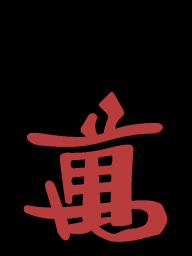
#> input picture assets/ocr_templates/Man1.png, 192 x 256 px
$ python -i ocr_input.py   (imports and definitions only)
#> lines starting #> are read from the running program, lines starting #| are printed output that depends on the picture
### tile_utils.py
# 本程序仅用于立直麻将算法学习研究，禁止用于线上游戏对局辅助。

from __future__ import annotations

from collections.abc import Sequence


SUITS = ("m", "p", "s", "z")
VALID_HAND_TOTALS = frozenset({1, 2, 4, 5, 7, 8, 10, 11, 13, 14})
TILE_NAMES: tuple[str, ...] = tuple(
    [f"{number}m" for number in range(1, 10)]
    + [f"{number}p" for number in range(1, 10)]
    + [f"{number}s" for number in range(1, 10)]
    + [f"{number}z" for number in range(1, 8)]
)
TILE_TO_INDEX = {tile: index for index, tile in enumerate(TILE_NAMES)}
CHINESE_NUMBERS = ("一", "二", "三", "四", "五", "六", "七", "八", "九")
HONOR_NAMES = ("东", "南", "西", "北", "白", "发", "中")


class HandValidationError(ValueError):
    """手牌输入不符合 34 种牌格式时抛出。"""


def tile_name_to_index(tile: str) -> int:
    """把 ``1m`` 形式的牌名转换为 0～33 的索引。"""
    if not isinstance(tile, str):
        raise HandValidationError(f"牌名必须是字符串，收到：{tile!r}")

    normalized = tile.strip().lower()
    if normalized not in TILE_TO_INDEX:
        raise HandValidationError(
            f"无效牌名 {tile!r}；仅支持 1m-9m、1p-9p、1s-9s、1z-7z。"
        )
    return TILE_TO_INDEX[normalized]


# [5 lines left out: function tile_index_to_name, not called in this run]


def tile_name_to_chinese(tile: str) -> str:
    """把内部牌名转换成适合界面展示的中文牌名。"""
    index = tile_name_to_index(tile)
    if index < 9:
        return f"{CHINESE_NUMBERS[index]}万"
    if index < 18:
        return f"{CHINESE_NUMBERS[index - 9]}筒"
    if index < 27:
        return f"{CHINESE_NUMBERS[index - 18]}索"
    return HONOR_NAMES[index - 27]


# [42 lines left out: functions tiles_to_34, tiles_from_34, validate_34_array, not called in this run]

### ocr_input.py
# 本程序仅用于立直麻将算法学习研究，禁止用于线上游戏对局辅助。

"""本地麻将牌图片识别。

该模块只读取用户明确提供的静态图片，不截图、不读取游戏进程、不抓包，
也不执行鼠标键盘操作。识别流程为牌面投影分槽、家族模板匹配和离线线性分类。
"""

from __future__ import annotations

import hashlib
import io
import os
import sys
from dataclasses import dataclass
from pathlib import Path
from typing import Any, Callable

from tile_utils import HandValidationError, TILE_NAMES, tile_name_to_chinese


DEFAULT_TEMPLATE_DIR = Path(__file__).resolve().parent / "assets" / "ocr_templates"
DEFAULT_FAMILY_CLASSIFIER_PATH = (
    Path(__file__).resolve().parent
    / "assets"
    / "ocr_models"
    / "mahjong_soul_family_classifier.npz"
)


def _mahjong_soul_template_dir() -> Path:
    """返回可持久化的雀魂模板目录。

    PyInstaller 单文件程序每次会解压到临时目录，不能把校准结果写在
    ``__file__`` 旁边。源码运行仍保留项目内目录，便于开发和调试。
    """
    override = os.environ.get("MAHJONG_STUDY_DATA_DIR")
    if override:
        return Path(override).expanduser().resolve() / "mahjong_soul"
    if getattr(sys, "frozen", False):
        base = Path(
            os.environ.get("LOCALAPPDATA")
            or os.environ.get("APPDATA")
            or Path.home()
        )
        return base / "MahjongStudyAnalyzer" / "ocr_templates" / "mahjong_soul"
    return Path(__file__).resolve().parent / "local_ocr_templates" / "mahjong_soul"


DEFAULT_MAHJONG_SOUL_TEMPLATE_DIR = _mahjong_soul_template_dir()
SUPPORTED_HAND_SIZES = (1, 2, 4, 5, 7, 8, 10, 11, 13, 14)
AUTO_DETECT_HAND_SIZES = (7, 8, 10, 11, 13, 14)
MINIMUM_RECOGNITION_CONFIDENCE = 0.62
MINIMUM_CLASSIFICATION_MARGIN = 0.03
_MINIMUM_TILE_SURFACE_COVERAGE = 0.20
_WAITING_HAND_SIZES = {1, 4, 7, 10, 13}
_MODEL_TEMPLATE_DECISIVE_MARGIN = 0.08
_MODEL_STYLE_ADVANTAGE = 0.02
_MODEL_OVERRIDE_MARGIN = 0.04
_MODEL_AGREEMENT_MARGIN = 0.03


class OCRError(HandValidationError):
    """图片无法读取、分割或可靠识别时抛出。"""


@dataclass(frozen=True)
class TileRecognition:
    """单张牌的 OCR 结果。"""

    tile: str
    confidence: float
    alternatives: tuple[tuple[str, float], ...]
    box: tuple[int, int, int, int]
    match_score: float = 0.0

    # [13 lines left out: functions classification_margin, is_reliable, not called in this run]


@dataclass(frozen=True)
class OCRResult:
    """整手牌的 OCR 结构化结果。"""

    image_path: Path | None
    recognitions: tuple[TileRecognition, ...]

    @property
    def tiles(self) -> list[str]:
        return [item.tile for item in self.recognitions]

    # [5 lines left out: function minimum_confidence, not called in this run]


_TEMPLATE_FILES: dict[str, str] = {
    **{f"Man{number}.png": f"{number}m" for number in range(1, 10)},
    **{f"Pin{number}.png": f"{number}p" for number in range(1, 10)},
    **{f"Sou{number}.png": f"{number}s" for number in range(1, 10)},
    "Ton.png": "1z",
    "Nan.png": "2z",
    "Shaa.png": "3z",
    "Pei.png": "4z",
    "Haku.png": "5z",
    "Hatsu.png": "6z",
    "Chun.png": "7z",
    # 赤五在分析层按普通 5 处理。
    "Man5-Dora.png": "5m",
    "Pin5-Dora.png": "5p",
    "Sou5-Dora.png": "5s",
}
TemplateDescriptor = tuple[str, Any, Any, float, str, Any]
_TEMPLATE_CACHE: dict[str, list[TemplateDescriptor]] = {}
_FAMILY_CLASSIFIER_CACHE: dict[str, dict[str, Any] | None] = {}
_DESCRIPTOR_CACHE_VERSION = "ink-v3-annotation-filter-family-feature-v1"
_FAMILY_CLASSIFIER_FEATURE_VERSION = "glyph-pixels-24x32-color-v1"
_CANONICAL_STEM_BY_TILE = {
    tile: Path(filename).stem
    for filename, tile in _TEMPLATE_FILES.items()
    if "-Dora" not in filename
}
_TILE_BY_CHINESE_NAME = {tile_name_to_chinese(tile): tile for tile in TILE_NAMES}
#> further down, picture is the input picture: shape (256, 192, 3); mean B, G, R 11, 11, 33.9
_IMAGE_EXTENSIONS = {".png", ".jpg", ".jpeg", ".webp", ".bmp"}


def _cv_modules() -> tuple[Any, Any]:
    """延迟导入，让纯手动输入在未安装 OCR 依赖时仍能给出清晰错误。"""
    try:
        import cv2  # type: ignore[import-not-found]
        import numpy as np  # type: ignore[import-not-found]
    except ImportError as exc:
        raise OCRError(
            "OCR 依赖未安装；请执行 pip install -r requirements.txt。"
        ) from exc
    return cv2, np


def _read_image(path: Path, flags: int, cv2: Any, np: Any) -> Any:
    """通过字节读取图片，绕过 Windows OpenCV 对中文路径的限制。"""
#> called with flags = -1
    try:
        data = np.frombuffer(path.read_bytes(), dtype=np.uint8)
    except OSError:
        return None
    return cv2.imdecode(data, flags)


# [11 lines left out: function _write_image, not called in this run]


def _composite_alpha(image: Any, cv2: Any, np: Any) -> Any:
    if image.ndim != 3:
        return cv2.cvtColor(image, cv2.COLOR_GRAY2BGR)
    if image.shape[2] != 4:
        return image[:, :, :3]

    alpha = image[:, :, 3:4].astype(np.float32) / 255.0
    foreground = image[:, :, :3].astype(np.float32)
    white = np.full_like(foreground, 255.0)
    return (foreground * alpha + white * (1.0 - alpha)).astype(np.uint8)


def _ink_descriptor(image: Any, cv2: Any, np: Any) -> tuple[Any, Any, float]:
    """把牌面转换为对尺寸、留白和轻微颜色变化较稳健的描述子。"""
    image = _composite_alpha(image, cv2, np)
    if image.size == 0:
        raise OCRError("检测到了空的牌面区域。")

    normalized = cv2.resize(image, (96, 128), interpolation=cv2.INTER_AREA)
    # 去掉牌框和阴影，只比较中央牌面图案。
    inner = normalized[8:120, 8:88]
    lab = cv2.cvtColor(inner, cv2.COLOR_BGR2LAB).astype(np.float32)
    lightness = lab[:, :, 0]
    bright_pixels = lightness >= np.percentile(lightness, 62)
    background = np.median(lab[bright_pixels], axis=0)
    color_distance = np.linalg.norm(lab - background, axis=2)

    # 深色笔画或与牌面底色有明显色差的像素都视为图案。
    mask = ((color_distance > 24.0) | (lightness < background[0] - 28.0)).astype(
        np.uint8
    )
    mask[:3, :] = 0
    mask[-3:, :] = 0
    mask[:, :3] = 0
    mask[:, -3:] = 0
    # 训练/诊断素材常在牌角绘制彩色类别或序号。只删除角落里的高饱和色像素，
    # 不整块挖掉牌角；后者会误伤九万、索子等真实牌面笔画。
    corner_height = max(6, round(mask.shape[0] * 0.28))
    corner_width = max(6, round(mask.shape[1] * 0.38))
    hsv = cv2.cvtColor(inner, cv2.COLOR_BGR2HSV)
    annotation_color = (hsv[:, :, 1] >= 90) & (hsv[:, :, 2] >= 90)
    annotation_band = np.zeros_like(mask, dtype=bool)
    annotation_band[:corner_height, :corner_width] = True
    annotation_band[:corner_height, -corner_width:] = True
    mask[annotation_band & annotation_color] = 0
    mask = cv2.morphologyEx(mask, cv2.MORPH_OPEN, np.ones((2, 2), np.uint8))

    components, labels, stats, _ = cv2.connectedComponentsWithStats(mask, 8)
    cleaned = np.zeros_like(mask)
    for component in range(1, components):
        if stats[component, cv2.CC_STAT_AREA] >= 5:
            cleaned[labels == component] = 1
    mask = cleaned

    foreground_ratio = float(mask.mean())
    if foreground_ratio < 0.003:
        # 白板本身没有图案。
        return np.zeros((88, 64), np.uint8), np.zeros(5, np.float32), foreground_ratio

    ys, xs = np.where(mask > 0)
    x1, x2 = max(0, int(xs.min()) - 2), min(mask.shape[1], int(xs.max()) + 3)
    y1, y2 = max(0, int(ys.min()) - 2), min(mask.shape[0], int(ys.max()) + 3)
    glyph_mask = mask[y1:y2, x1:x2] * 255

    glyph = np.zeros((88, 64), np.uint8)
    scale = min(58 / glyph_mask.shape[1], 82 / glyph_mask.shape[0])
    width = max(1, round(glyph_mask.shape[1] * scale))
    height = max(1, round(glyph_mask.shape[0] * scale))
    resized = cv2.resize(glyph_mask, (width, height), interpolation=cv2.INTER_AREA)
    left = (glyph.shape[1] - width) // 2
    top = (glyph.shape[0] - height) // 2
    glyph[top : top + height, left : left + width] = resized

    pixels = hsv[mask > 0]
    hue, saturation, value = pixels[:, 0], pixels[:, 1], pixels[:, 2]
    colorful = saturation >= 55
    categories = np.array(
        [
            ((hue <= 12) | (hue >= 168)) & colorful,  # 红
            (hue >= 34) & (hue <= 90) & colorful,  # 绿
            (hue >= 91) & (hue <= 145) & colorful,  # 蓝
            (~colorful) & (value < 175),  # 黑/灰
            np.ones_like(hue, dtype=bool),  # 总前景，用于归一化
        ]
    )
    color_vector = categories[:4].sum(axis=1).astype(np.float32)
    color_vector /= max(1.0, float(categories[4].sum()))
    color_vector = np.append(color_vector, foreground_ratio).astype(np.float32)
    return glyph, color_vector, foreground_ratio


def _classification_feature(
    glyph: Any, color_vector: Any, cv2: Any, np: Any, *, normalize: bool = False
) -> Any:
    """生成紧凑的牌面分类特征；训练脚本与运行时必须共用这一实现。"""
    pixels = cv2.resize(glyph, (24, 32), interpolation=cv2.INTER_AREA)
    feature = np.concatenate(
        [pixels.astype(np.float32).reshape(-1) / 255.0, color_vector * 3.0]
    ).astype(np.float32)
    if normalize:
        norm = float(np.linalg.norm(feature))
        if norm > 1e-9:
            feature /= norm
    return feature


# [59 lines left out: functions _family_classifier, _family_model_ranking, not called in this run]


def _template_fingerprint(template_dir: Path) -> str:
    digest = hashlib.sha256(_DESCRIPTOR_CACHE_VERSION.encode("ascii"))
    for path in sorted(template_dir.glob("*")):
        if not path.is_file() or path.suffix.lower() not in _IMAGE_EXTENSIONS:
            continue
        stat = path.stat()
        digest.update(path.name.encode("utf-8"))
        digest.update(str(stat.st_size).encode("ascii"))
        digest.update(str(stat.st_mtime_ns).encode("ascii"))
    return digest.hexdigest()


def _load_descriptor_cache(
    template_dir: Path, fingerprint: str, np: Any
) -> list[TemplateDescriptor] | None:
    try:
        raw = (template_dir / ".ocr_features.npz").read_bytes()
        with np.load(io.BytesIO(raw), allow_pickle=False) as data:
            if str(data["fingerprint"].item()) != fingerprint:
                return None
            return [
                (
                    str(tile),
                    glyph,
                    color,
                    float(ratio),
                    str(orientation),
                    model_feature,
                )
                for tile, glyph, color, ratio, orientation, model_feature in zip(
                    data["tiles"].tolist(),
                    data["glyphs"],
                    data["colors"],
                    data["ratios"],
                    data["orientations"].tolist(),
                    data["model_features"],
                    strict=True,
                )
            ]
    except (OSError, KeyError, ValueError, EOFError):
        return None


# [23 lines left out: function _save_descriptor_cache, not called in this run]


def _template_descriptors(
    template_dir: Path,
    cv2: Any,
    np: Any,
    progress: Callable[[str, int, int], None] | None = None,
) -> list[TemplateDescriptor]:
    if not template_dir.is_dir():
        raise OCRError(f"OCR 模板目录不存在：{template_dir}")

    cache_key = str(template_dir.resolve())
    if cache_key in _TEMPLATE_CACHE:
        return _TEMPLATE_CACHE[cache_key]

    fingerprint = _template_fingerprint(template_dir)
    cached = _load_descriptor_cache(template_dir, fingerprint, np)
    if cached is not None:
        _TEMPLATE_CACHE[cache_key] = cached
        return cached

    descriptors: list[TemplateDescriptor] = []
    missing: list[str] = []
    prepared_tiles: set[str] = set()
    seen_samples_by_tile: dict[str, set[str]] = {}
    for filename, tile in _TEMPLATE_FILES.items():
        path = template_dir / filename
        if not path.is_file():
            if "-Dora" not in filename:
                missing.append(filename)
            continue
        sample_paths = [path]
        sample_paths.extend(
            candidate
            for candidate in sorted(template_dir.glob(f"{path.stem}_样本*"))
            if candidate.suffix.lower() in _IMAGE_EXTENSIONS
        )
        for sample_path in sample_paths:
            image = _read_image(sample_path, cv2.IMREAD_UNCHANGED, cv2, np)
            if image is None:
                raise OCRError(f"无法读取 OCR 模板：{sample_path}")
            sample_digest = hashlib.sha256()
            sample_digest.update(str(image.shape).encode("ascii"))
            sample_digest.update(str(image.dtype).encode("ascii"))
            sample_digest.update(image.tobytes())
            digest = sample_digest.hexdigest()
            seen_samples = seen_samples_by_tile.setdefault(tile, set())
            if digest in seen_samples:
                continue
            seen_samples.add(digest)
            variants = (
                image,
                cv2.rotate(image, cv2.ROTATE_180),
                cv2.rotate(image, cv2.ROTATE_90_CLOCKWISE),
                cv2.rotate(image, cv2.ROTATE_90_COUNTERCLOCKWISE),
            )
            for variant in variants:
                glyph, colors, ratio = _ink_descriptor(variant, cv2, np)
                orientation = (
                    "竖向" if variant.shape[0] >= variant.shape[1] else "横向"
                )
                model_feature = _classification_feature(
                    glyph, colors, cv2, np, normalize=True
                )
                descriptors.append(
                    (tile, glyph, colors, ratio, orientation, model_feature)
                )
#> this loop made 4 passes
#> pass 1, in _composite_alpha (call 2), `alpha = image[:, :, 3:4].astype(np.float32) / 255.0`:
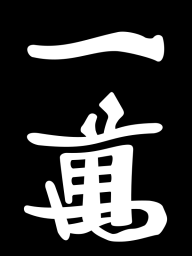
#> alpha: shape (256, 192, 1) float32; min 0, max 1, mean 0.225
#> pass 1, in _ink_descriptor, `image = _composite_alpha(image, cv2, np)`:
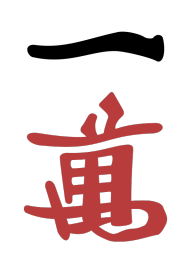
#> image: shape (256, 192, 3); mean of channels 0, 1, 2 208, 208, 230; drawn as B, G, R
#> pass 1, in _ink_descriptor, `normalized = cv2.resize(image, (96, 128), interpolation=cv2.INTER_AREA)`:
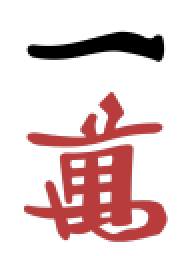
#> normalized: shape (128, 96, 3) (shown 2 times larger); mean of channels 0, 1, 2 208.1, 208.1, 230; drawn as B, G, R
#> after the loop:
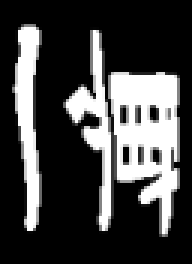
#> glyph: shape (88, 64) (shown 3 times larger); min 0, max 255, mean 67.5
#> after the loop, descriptors = 4 items

        if "-Dora" not in filename and tile not in prepared_tiles:
            prepared_tiles.add(tile)
            if progress is not None:
                progress(tile, len(prepared_tiles), 34)

    if missing:
#> (the run stopped early here; a loop or call above may not have finished)
